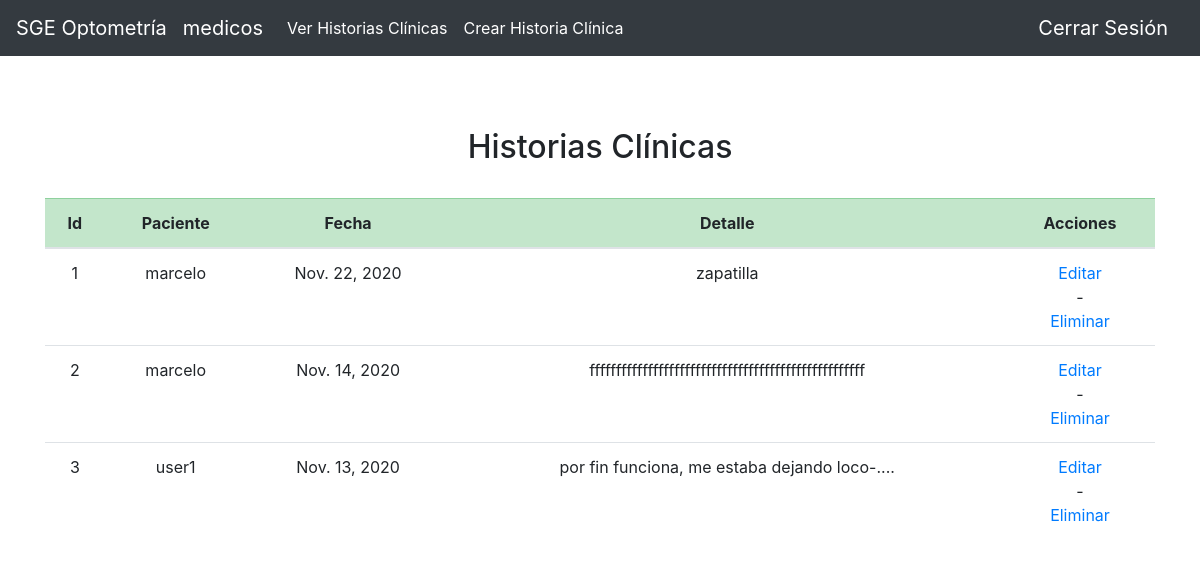
Page /optometria/hc/ (signed in) on the earlier database version.
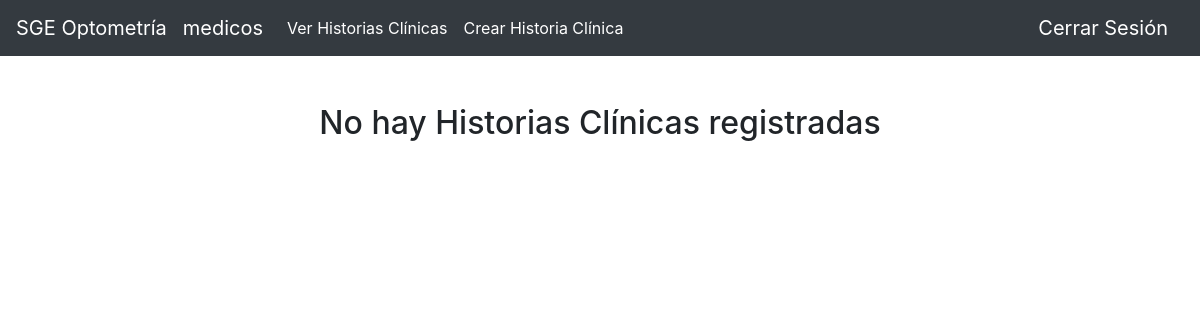
Same page on the later database version.
### user/models.py (models this page shows)
class User(AbstractUser):
    roles = [
        ('secretario','Secretario'),
        ('medicos','Medico'),
        ('venta','Ventas'),
        ('taller','Taller'),
        ('gerencia','Gerente'),
        ('paciente','Paciente')]
    rol = models.CharField(max_length=16, choices=roles, default='paciente')

### optometria/models.py (models this page shows, shortened)
class Hc(models.Model):
    fecha = models.DateField(auto_now_add=False, auto_now= False, blank=True)
    paciente = models.ForeignKey(settings.AUTH_USER_MODEL, on_delete=models.CASCADE, related_name="hc_paciente")
    detalle = models.TextField()
    medico = models.ForeignKey(settings.AUTH_USER_MODEL, on_delete=models.CASCADE, related_name='hc_medico')

### optometria/views.py (the view)
# urls.py: path('hc/', views.ver_hc, name='ver_hc'),
def ver_hc(request):
    if len(Hc.objects.all()) > 0:
        data = Hc.objects.filter(medico_id = request.user.id)
    else:
        data = None
    return render(request, 'optometria/ver_hc.html',{
        'grupo': request.user.rol,
        'data': data,
        })

### optometria/templates/optometria/ver_hc.html (shortened to what this page needs)
{% extends "optometria/new_layout.html" %}
{% block body %}
{% if data %}
    <br>
    <h2><center>Historias Clínicas</center></h2>
    <br>
    <div class="table-responsive">
        <table class="table table-hover">
            <thead>
                <tr class="table-success">
                    <th scope="col"><center>Id</center></th>
                    <th scope="col"><center>Paciente</center></th>
                    <th scope="col"><center>Fecha</center></th>
                    <th scope="col"><center>Detalle</center></th>
                    <th scope="col"><center>Acciones</center></th>
                </tr>
            </thead>
            <tbody>
            {% for hc in data %}
                <tr>
                    <td><center>{{hc.id}}</center></td>
                    <td><center>{{hc.paciente}}</center></td>
                    <td><center>{{hc.fecha}}</center></td>
                    <td><center>{{hc.detalle}}</center></td>
                    <td><center><a href="{% url 'optometria:editar_hc' hc.id %}">Editar</a>
                    <center><a> - </a>
                    <center><a href="{% url 'optometria:eliminar_hc' hc.id %}">Eliminar</a></td>
                    </tr>
            {% endfor %}
            </tbody>
        </table>
    </div>
{% else %}
    <h2><center>No hay Historias Clínicas registradas</center></h2>
    <br>
{% endif %}
{% endblock %}

### optometria/templates/optometria/new_layout.html (shortened to what this page needs)
{% load static %}
<!doctype html>
<html lang="en">
  <head>
    <link rel="stylesheet" href="https://cdn.jsdelivr.net/npm/bootstrap@4.5.3/dist/css/bootstrap.min.css">
  </head>
  <body>
  <nav class="navbar navbar-expand-lg navbar-dark bg-dark">
  <a class="navbar-brand" href="{% url 'optometria:index' %}">SGE Optometría</a>
  <a class="navbar-brand">{{grupo}}</a>
  <div class="collapse navbar-collapse" id="navbarSupportedContent">
    <ul class="navbar-nav mr-auto">
    {% if grupo == "secretario" %}
      <li class="nav-item">
        <a class="nav-link active" href="{% url 'optometria:ver_turnos'%}">Ver Turnos</a>
      </li>
      <li class="nav-item">
        <a class="nav-link active" href="{% url 'optometria:agregar_turno'%}">Crear Turno</a>
      </li>
    {% elif grupo == "medicos" %}
      <li class="nav-item">
        <a class="nav-link active" href="{% url 'optometria:ver_hc'%}">Ver Historias Clínicas</a>
      </li>
      <li class="nav-item">
        <a class="nav-link active" href="{% url 'optometria:agregar_hc'%}">Crear Historia Clínica</a>
      </li>
      {% endif%}
    </ul>
    <ul class="nav navbar-nav navbar-right">
      <li><a class="navbar-brand" href="{% url 'usuarios:logout' %}">Cerrar Sesión</a></li>
    </ul>
  </div>
</nav>
<div class='container'>
<br><br>
    {% block body %}
    {% endblock %}
</div>
  </body>
</html>

Differences in the rows shown:
removed Hc: id "1", paciente "marcelo", fecha "Nov. 22, 2020", detalle "zapatilla"
removed Hc: id "2", paciente "marcelo", fecha "Nov. 14, 2020", detalle "ffffffffffffffffffffffffffffffffffffffffffffffffffff"
removed Hc: id "3", paciente "user1", fecha "Nov. 13, 2020", detalle "por fin funciona, me estaba dejando loco-...."
Other differences:
text no longer shown: "Historias Clínicas Id Paciente Fecha Detalle Acciones"
text now shown: "No hay Historias Clínicas registradas"
